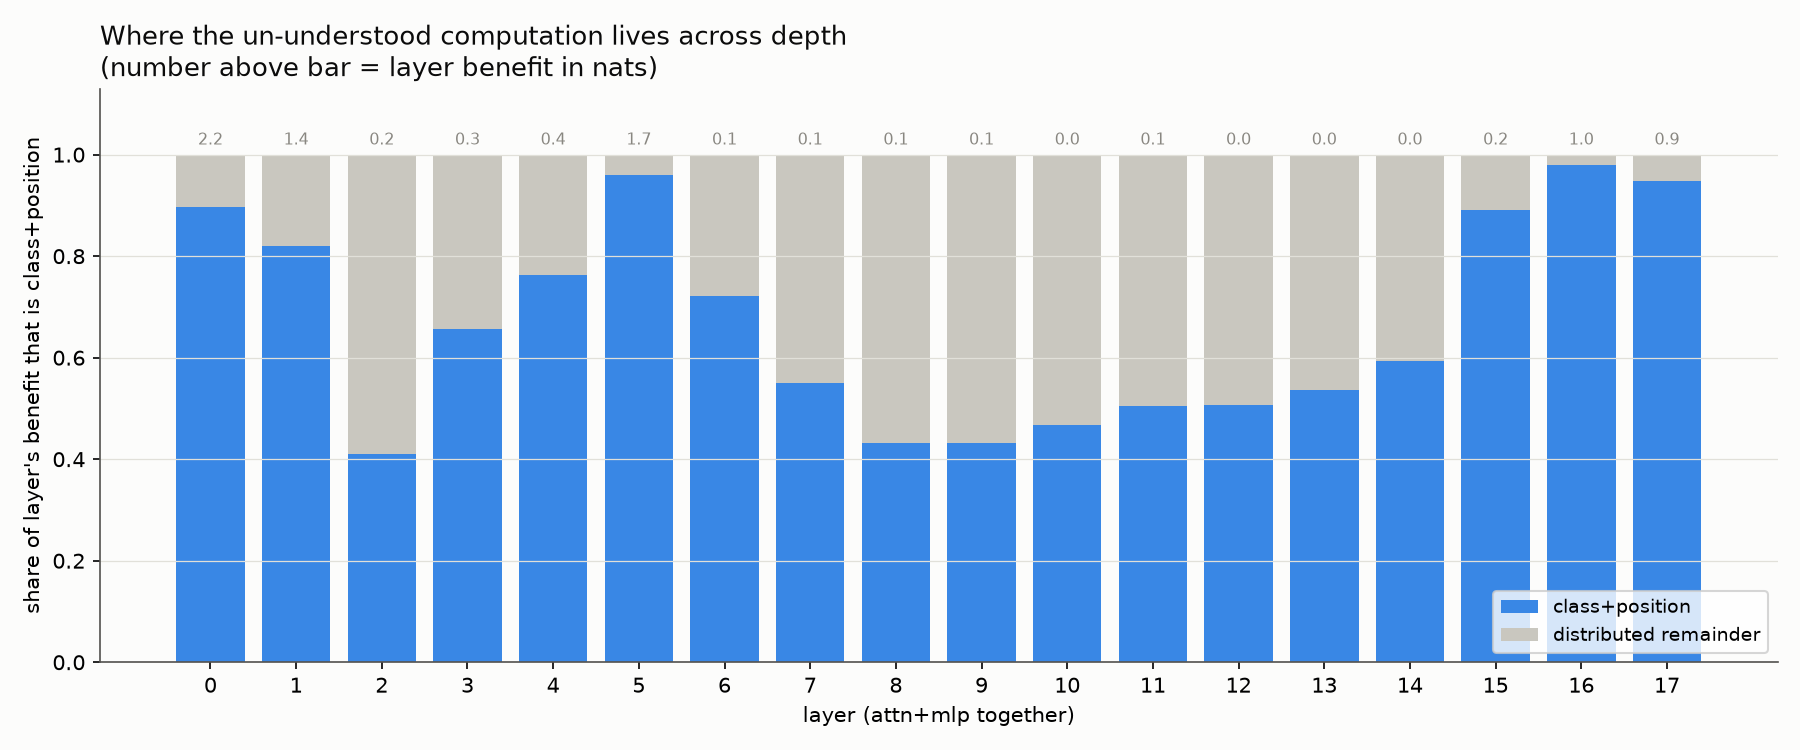

Write the Python code that produced this figure.
"""LAYER-UNDERSTANDING DEPTH PROFILE (where does the un-understood ~22% live?).
794/795: the whole model is ~78% class+position, uniform across token-classes. Profile
it across DEPTH: for each layer L (0-17), keep ONLY class+position at BOTH its attn and
mlp (that layer's two components), measure the CE-recovery of THAT layer's benefit. Shows
which layers reduce to class+position and which carry the distributed remainder. Emits a
figure. 128 rows.

REGISTERED PREDICTIONS:
  (0) SANITY: per-layer benefit >= 0;
  (a) DEPTH PROFILE: the big early layers (0,1,5) are high class+position recovery
      (>=0.8); report where recovery is LOWEST (where the distributed computation
      concentrates in depth);
  (b) report per-layer benefit + class+position recovery + random baseline;
  NULL: random same-rank subspace recovers far less at each layer."""
import json, time, sys, torch
import torch.nn.functional as F
import numpy as np
import matplotlib; matplotlib.use('Agg'); import matplotlib.pyplot as plt
sys.path.insert(0, '/workspace/rspd'); sys.path.insert(0, '/workspace/tensor_language')
import census_lib as cl
from bilin18_joint_removal import m, DEV
from palette import INK, SECONDARY, MUTED, GRID, SURFACE

D = 1152; NL = 18
PT = '/workspace/tensor_language/basis_aligned/bilinear_quotient/'
OUT = PT + 'layer_understanding_profile_results.json'; FIG = PT + 'layer_understanding_profile.png'
NEVAL = 128; MINCOUNT = 5; RTOK = 64; RPOS = 32
SUBS = {}; MODE = {'op': None, 'L': -1}
BLUE, MUTEDC = '#3987e5', '#c9c7bf'


def comp(w, L): return m.transformer.h[L].mlp if w == 'mlp' else m.transformer.h[L].attn


def hook_factory(w, L):
    key = (w, L)
    def h(mo, i_, o_):
        if MODE['op'] is None or MODE['L'] != L: return o_
        y = o_[0] if isinstance(o_, tuple) else o_; sh = y.shape; v = y.reshape(-1, D).float()
        if MODE['op'] == 'ablate': v2 = torch.zeros_like(v)
        else: U = MODE['rand'] if MODE['op'] == 'keeprand' else SUBS[key]; v2 = (v @ U) @ U.T
        yn = v2.reshape(sh).to(y.dtype)
        return (yn,) + tuple(o_[1:]) if isinstance(o_, tuple) else yn
    return h


def forward_logits(idx):
    x = F.rms_norm(m.transformer.wte(idx), (D,)); x0 = x; v1 = None
    for blk in m.transformer.h: x, v1 = blk(x, v1, x0)
    return 30.0*torch.tanh(m.lm_head(F.rms_norm(x, (D,)))/30.0)


def ce_on(rows, n):
    s = 0.0; nn = 0
    for i in range(0, n, 4):
        bb = rows[i:i+4, :257].to(DEV); idx = bb[:, :-1].contiguous(); tgt = bb[:, 1:].contiguous()
        lp = F.log_softmax(forward_logits(idx).float(), -1)
        s += float(F.nll_loss(lp.reshape(-1, lp.shape[-1]), tgt.reshape(-1)))*idx.shape[0]; nn += idx.shape[0]
    return s/nn


@torch.no_grad()
def capture_out(rows, n, w, L):
    cap = []; toks = []; pos = []
    def h(mo, i_, o_): cap.append((o_[0] if isinstance(o_, tuple) else o_).detach().float().reshape(-1, D))
    hh = comp(w, L).register_forward_hook(h)
    for i in range(0, n, 4):
        idx = rows[i:i+4, :257].to(DEV)[:, :-1].contiguous(); forward_logits(idx)
        c = idx.cpu().numpy(); toks.append(c.reshape(-1)); pos.append(np.broadcast_to(np.arange(c.shape[1]), c.shape).reshape(-1))
    hh.remove(); return torch.cat(cap, 0), np.concatenate(toks), np.concatenate(pos)


def mean_subspace(O, labels, r):
    g = O.mean(0, keepdim=True); rows = []; wt = []
    for t in np.unique(labels):
        mk = labels == t
        if mk.sum() < MINCOUNT: continue
        rows.append(O[mk].mean(0) - g[0]); wt.append(np.sqrt(mk.sum()))
    M = torch.stack(rows, 0) * torch.tensor(wt, device=O.device, dtype=O.dtype)[:, None]
    return torch.linalg.svd(M, full_matrices=False)[2][:r].T.contiguous()


@torch.no_grad()
def main():
    t0 = time.time(); cl.use_state(PT + 'census_state_diverse.pt')
    rows = cl.fineweb_rows(NEVAL)
    MODE['op'] = None
    for L in range(NL):
        for w in ('attn', 'mlp'):
            O, toks, pos = capture_out(rows, NEVAL, w, L)
            Utok = mean_subspace(O, toks, RTOK); Upos = mean_subspace(O, pos, RPOS)
            SUBS[(w, L)] = torch.linalg.svd(torch.cat([Utok, Upos], 1), full_matrices=False)[0][:, :RTOK+RPOS].contiguous()
    hooks = [comp(w, L).register_forward_hook(hook_factory(w, L)) for L in range(NL) for w in ('attn', 'mlp')]
    g = torch.Generator(device=DEV).manual_seed(0); MODE['rand'] = torch.linalg.qr(torch.randn(D, RTOK+RPOS, generator=g, device=DEV))[0]
    MODE['op'] = None; MODE['L'] = -1; ce_full = ce_on(rows, NEVAL)
    res = {}
    for L in range(NL):
        MODE['L'] = L
        MODE['op'] = 'ablate'; ce_abl = ce_on(rows, NEVAL); ben = ce_abl - ce_full
        MODE['op'] = 'keep'; ce_keep = ce_on(rows, NEVAL)
        MODE['op'] = 'keeprand'; ce_keeprand = ce_on(rows, NEVAL); MODE['op'] = None
        rec = float((ce_abl-ce_keep)/max(ben, 1e-6)); recr = float((ce_abl-ce_keeprand)/max(ben, 1e-6))
        res[str(L)] = {'benefit': round(ben, 4), 'keep': round(rec, 4), 'keep_random': round(recr, 4)}
        print(f'L{L}: ben {ben:.2f} keep-class+pos {rec:.2f} (rand {recr:.2f})', flush=True)
    MODE['L'] = -1
    for h in hooks: h.remove()

    xs = np.arange(NL); ben = np.array([res[str(L)]['benefit'] for L in xs]); keep = np.clip(np.array([res[str(L)]['keep'] for L in xs]), 0, 1)
    fig, ax = plt.subplots(figsize=(12, 5)); fig.patch.set_facecolor(SURFACE); ax.set_facecolor(SURFACE)
    ax.bar(xs, keep, color=BLUE, label='class+position'); ax.bar(xs, np.clip(1-keep, 0, 1), bottom=keep, color=MUTEDC, label='distributed remainder')
    for L in xs: ax.text(L, 1.02, f'{ben[L]:.1f}', ha='center', fontsize=7.5, color=MUTED)
    ax.set_ylim(0, 1.13); ax.set_xticks(xs); ax.set_xlabel('layer (attn+mlp together)'); ax.set_ylabel("share of layer's benefit that is class+position")
    ax.set_title('Where the un-understood computation lives across depth\n(number above bar = layer benefit in nats)', color=INK, fontsize=12.5, loc='left')
    ax.legend(fontsize=9, loc='lower right'); ax.grid(True, axis='y', color=GRID, lw=0.6)
    for sp in ['top', 'right']: ax.spines[sp].set_visible(False)
    for sp in ['left', 'bottom']: ax.spines[sp].set_color(SECONDARY)
    fig.tight_layout(); fig.savefig(FIG, dpi=150, facecolor=SURFACE); print('wrote', FIG, flush=True)

    real = [L for L in range(NL) if res[str(L)]['benefit'] > 0.2]
    lowest = sorted(real, key=lambda L: res[str(L)]['keep'])[:3]
    out = {'results': res, 'lowest_understood_layers': [(L, res[str(L)]['keep'], res[str(L)]['benefit']) for L in lowest], 'runtime_s': time.time()-t0}
    json.dump(out, open(OUT, 'w'), indent=1)
    print(f'\nlowest class+position layers (where distributed lives): {out["lowest_understood_layers"]}', flush=True)
    print(f'wrote {OUT} ({time.time()-t0:.0f}s)')


if __name__ == '__main__':
    main()
